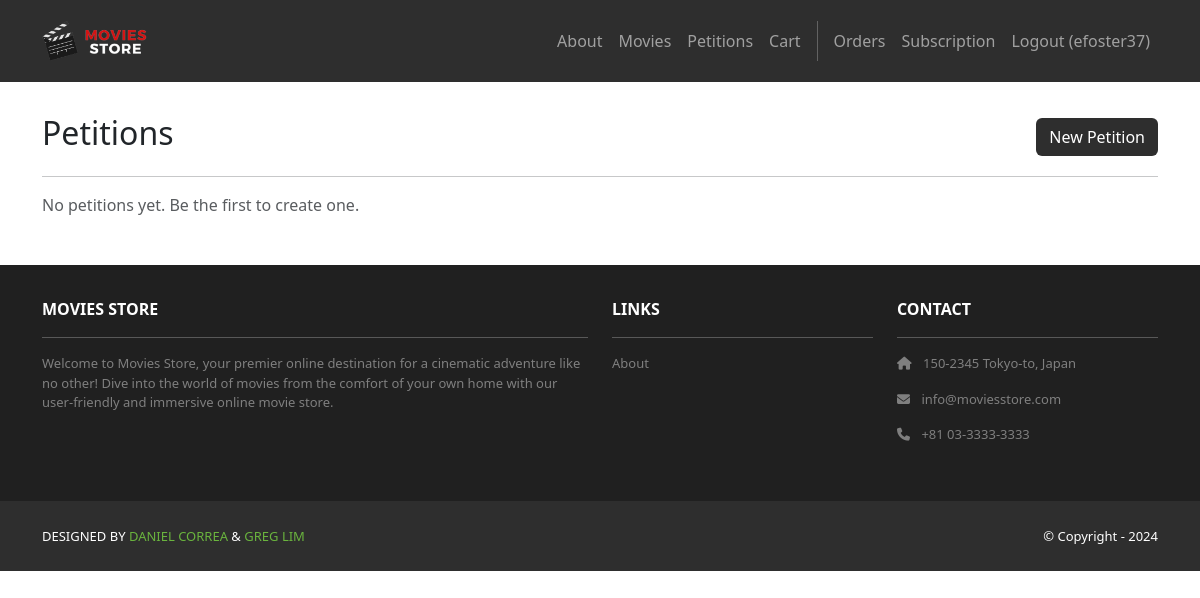
The app's page /movies/petitions/ (signed in), older data.
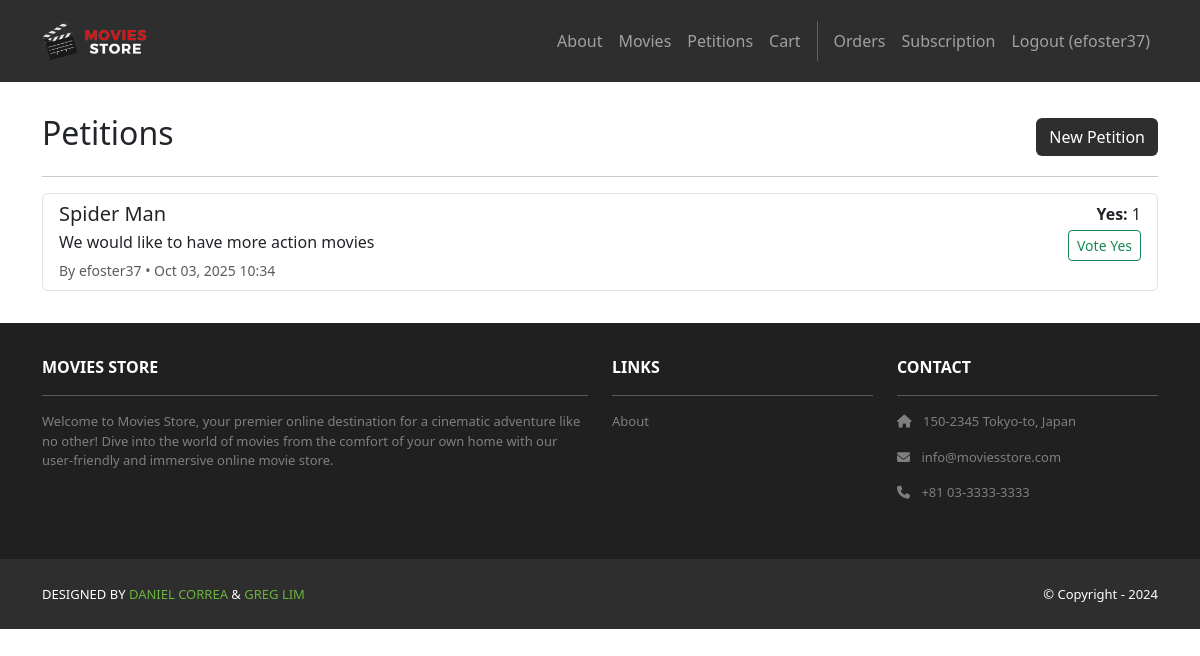
The same page, newer data.
### movies/models.py (models this page shows, shortened)
class Petition(models.Model):
    title = models.CharField(max_length=200)
    description = models.TextField(blank=True)
    created_by = models.ForeignKey(settings.AUTH_USER_MODEL, on_delete=models.CASCADE)
    created_at = models.DateTimeField(auto_now_add=True)

### movies/views.py (the view)
# urls.py: path('petitions/', views.petitions_index, name='movies.petitions_index'),
@login_required
def petitions_index(request):
    petitions = (
        Petition.objects
        .annotate(yes_total=Count("petitionvote"))
        .order_by("-created_at")
    )
    template_data = {
        "title": "Petitions",
        "petitions": petitions,
    }
    return render(request, "movies/petitions_index.html", {"template_data": template_data})

### movies/templates/movies/petitions_index.html (shortened to what this page needs)
{% extends 'base.html' %}
{% block content %}
<div class="p-3">
  <div class="container">
    <div class="row mt-3">
      <div class="col mx-auto mb-3">
        <div class="d-flex justify-content-between align-items-center">
          <h2>Petitions</h2>
          <a class="btn bg-dark text-white" href="{% url 'movies.petitions_create' %}">New Petition</a>
        </div>
        <hr />
        {% if template_data.petitions %}
          <div class="list-group">
            {% for p in template_data.petitions %}
              <div class="list-group-item">
                <div class="d-flex justify-content-between align-items-start">
                  <div>
                    <h5 class="mb-1">{{ p.title }}</h5>
                    {% if p.description %}
                      <p class="mb-1">{{ p.description }}</p>
                    {% endif %}
                    <small class="text-muted">
                      By {{ p.created_by.username }} • {{ p.created_at|date:"M d, Y H:i" }}
                    </small>
                  </div>
                  <div class="text-end">
                    <div class="mb-1"><b>Yes:</b> {{ p.yes_total }}</div>
                    <form method="post" action="{% url 'movies.petitions_vote_yes' petition_id=p.id %}">
                      <button class="btn btn-sm btn-outline-success" type="submit">Vote Yes</button>
                    </form>
                  </div>
                </div>
              </div>
            {% endfor %}
          </div>
        {% else %}
          <p class="text-muted">No petitions yet. Be the first to create one.</p>
        {% endif %}
      </div>
    </div>
  </div>
</div>
{% endblock content %}

Row changes from the older to the newer data that the page shows:
added Petition: title "Spider Man", description "We would like to have more action movies", created_by.username "efoster37", created_at "Oct 03, 2025 10:34", yes_total "1"
Text that changed along with them:
text no longer shown: "No petitions yet. Be the first to create one."
